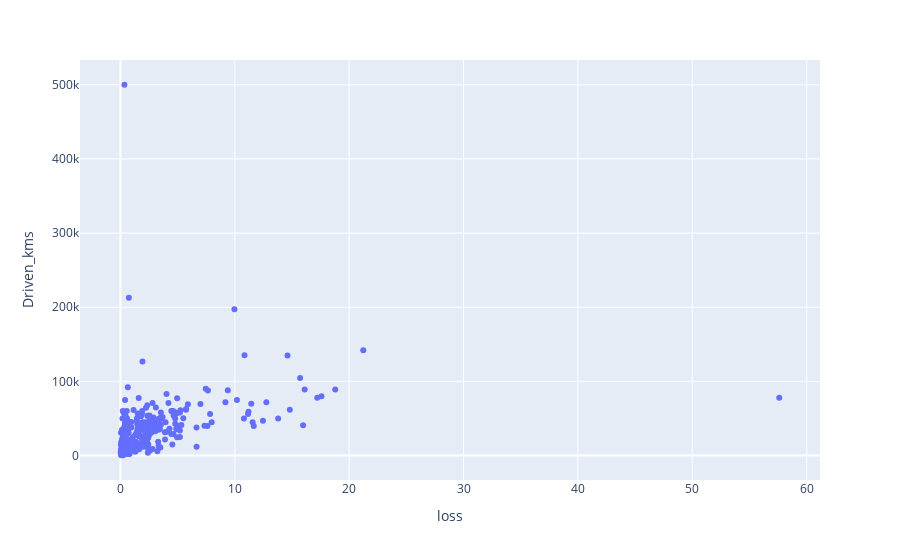

Notebook source saved alongside this figure:
### Code cell
px.scatter(data_frame=df,x='loss',y="Driven_kms")

### Figure 1 — Plotly figure (JSON) as saved in the notebook; plotly's stock layout.template omitted (floating-point values rounded to 4 significant figures; data arrays with more than 128 entries replaced by an {"elided": "..."} marker saying what was removed)
{"data": [{"hovertemplate": "loss=%{x}<br>Driven_kms=%{y}<extra></extra>", "legendgroup": "", "marker": {"color": "#636efa", "symbol": "circle"}, "mode": "markers", "name": "", "orientation": "v", "showlegend": false, "type": "scatter", "x": {"elided": "299 float values"}, "xaxis": "x", "y": {"elided": "299 int values"}, "yaxis": "y"}], "layout": {"legend": {"tracegroupgap": 0}, "margin": {"t": 60}, "xaxis": {"anchor": "y", "domain": [0, 1], "title": {"text": "loss"}}, "yaxis": {"anchor": "x", "domain": [0, 1], "title": {"text": "Driven_kms"}}}}
